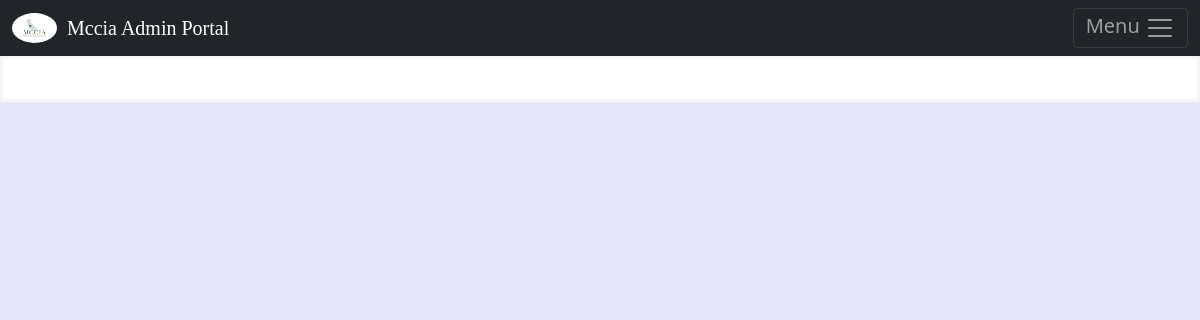
/eventdetails-12 (signed in), run on an earlier commit of the app's database.
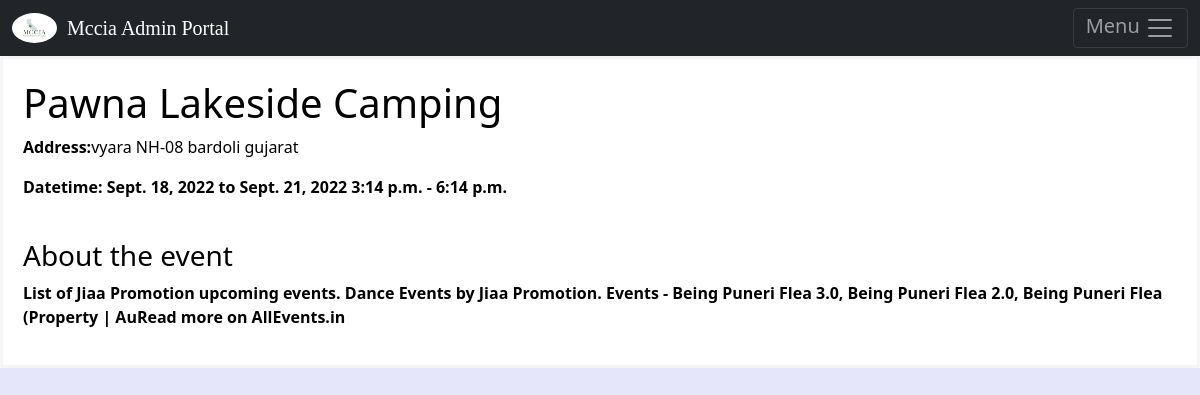
And on a later commit of the database.
### mapeventApp/models.py (models this page shows, shortened)
class AddEvent(models.Model):
		event = models.CharField(max_length=122)
		info = models.TextField()
		eventaddress = models.TextField()
		fromdate = models.DateField(max_length=122)
		todate= models.DateField(max_length=122)
		fromtime = models.TimeField()
		totime= models.TimeField()
		lat = models.CharField(max_length=122)
		lang = models.CharField(max_length=122,default='')
		icon = models.CharField(max_length=122)
		location = models.CharField(max_length=122,default='')
		eventermail = models.CharField(max_length=122,default='bankpay980@gmail.com')
		city = models.CharField(max_length=122,default='pune')
		locate = models.CharField(max_length=122,default='dadar')
		objects = models.Manager()

### mapeventApp/home.py (the view)
# urls.py: path('eventdetails-<event_id>',home.eventdetail, name='eventdetails'),
def eventdetail(request,event_id):
			eventsinfo = AddEvent.objects.filter(id= event_id).all()
			return render(request,'eventdetail.html',{'eventinfo':eventsinfo})

### templates/eventdetail.html (shortened to what this page needs)
{% extends 'base.html' %}
{% block content %}
<div class="msg8">
{% for event in eventinfo %}
<h1 class="nm">{{ event.event }}</h1>
<p ><strong>Address:</strong>{{ event.eventaddress}}</p>
<p><strong>Datetime: {{ event.fromdate }} to {{event.todate}} {{event.fromtime}} - {{event.totime}}</p><br>
<h3>About the event</h3>
<p>{{event.info}}</p>
{% endfor %}
</div>
{% endblock %}

What changed in the data, as far as the page shows it:
added AddEvent: event "Pawna Lakeside Camping", eventaddress "vyara NH-08 bardoli gujarat", fromdate "Sept. 18, 2022", todate "Sept. 21, 2022", fromtime "3:14 p.m.", totime "6:14 p.m.", info "List of Jiaa Promotion upcoming events. Dance Events by Jiaa Promotion. Events - Being Puneri Flea 3.0, Being Puneri Flea 2.0, Being Puneri Flea (Property | AuRead more on AllEvents.in"
